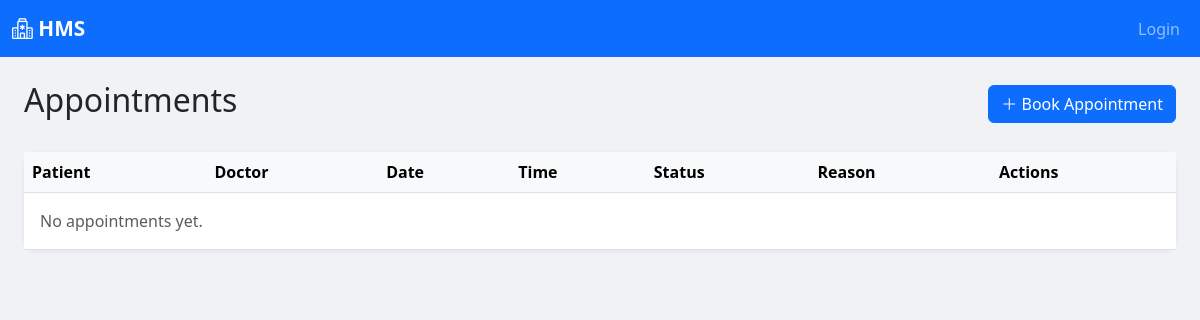
The app's page /appointments/, older data.
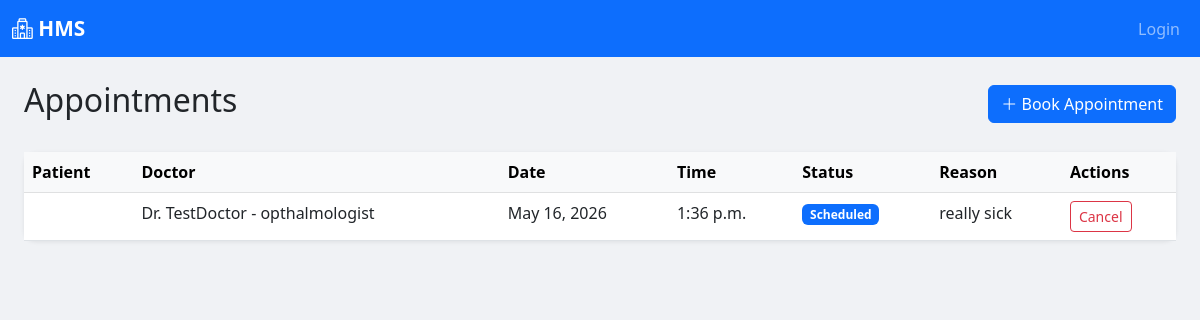
The same page, newer data.
### appointments/models.py (models this page shows, shortened)
class Appointment(models.Model):
    STATUS_CHOICES = [
        ('scheduled', 'Scheduled'),
        ('completed', 'Completed'),
        ('cancelled', 'Cancelled'),
        ('no_show', 'No Show'),
    ]
    patients = models.ForeignKey(Patient, on_delete=models.CASCADE)
    doctor = models.ForeignKey(Doctor, on_delete=models.CASCADE)
    date = models.DateField()
    time = models.TimeField()
    status = models.CharField(max_length=20, choices=STATUS_CHOICES, default='scheduled')
    reason = models.TextField()
    notes = models.TextField(blank=True)
    created_at = models.DateTimeField(auto_now_add=True)
    class Meta:
        ordering = ['-date', '-time']

### doctors/models.py (models this page shows)
class Doctor(models.Model):
    SHIFT_CHOICES = [
        ('Morning', 'Morning (6am-2pm)'),
        ('Afternoon', 'Afternoon (2pm-10pm)'),
        ('Night', 'Night (10pm-6am)'),
    ]
    name = models.CharField(max_length=100)
    phone_number = models.CharField(max_length=15)
    email = models.EmailField(unique=True)
    license_number = models.CharField(max_length=50, unique=True)
    shift = models.CharField(max_length=20, choices=SHIFT_CHOICES)
    is_available = models.BooleanField(default=True)
    joined_date = models.DateField(auto_now_add=True)
    specialty = models.ForeignKey(
        Specialty,
        on_delete=models.SET_NULL,
        null=True
    )
    qualifications = models.ManyToManyField(Qualification)
    can_prescribe = models.ManyToManyField(Medication)
    def __str__(self):
        return f"{self.name} - {self.specialty}"

class Specialty(models.Model):
    name = models.CharField(max_length=100)
    def __str__(self):
        return self.name

### appointments/views.py (the view)
# urls.py: path('', views.appointment_list, name='appointment_list'),
def appointment_list(request):
    appointments = Appointment.objects.all().select_related('patients', 'doctor')
    return render(request, 'appointments/appointment_list.html', {'appointments': appointments})

### appointments/templates/appointments/appointment_list.html (shortened to what this page needs)
<!DOCTYPE html>
<html lang="en">
<head>
</head>
<body>{% extends 'base.html' %}
{% block content %}
<div class="d-flex justify-content-between align-items-center mb-4">
    <h2>Appointments</h2>
    <a href="/appointments/book/" class="btn btn-primary">
        <i class="bi bi-plus-lg"></i> Book Appointment
    </a>
</div>
<div class="card">
    <div class="card-body p-0">
        <table class="table table-hover mb-0">
            <thead class="table-light">
                <tr><th>Patient</th><th>Doctor</th><th>Date</th><th>Time</th><th>Status</th><th>Reason</th><th>Actions</th></tr>
            </thead>
            <tbody>
                {% for apt in appointments %}
                <tr>
                    <td>{{ apt.patient }}</td>
                    <td>Dr. {{ apt.doctor }}</td>
                    <td>{{ apt.date }}</td>
                    <td>{{ apt.time }}</td>
                    <td>
                        <span class="badge bg-{% if apt.status == 'scheduled' %}primary{% elif apt.status == 'completed' %}success{% elif apt.status == 'cancelled' %}danger{% else %}secondary{% endif %}">
                            {{ apt.get_status_display }}
                        </span>
                    </td>
                    <td>{{ apt.reason }}</td>
                    <td>
                        {% if apt.status == 'scheduled' %}
                            <a href="/appointments/{{ apt.pk }}/cancel/" class="btn btn-sm btn-outline-danger">Cancel</a>
                        {% endif %}
                    </td>
                </tr>
                {% empty %}
                <tr><td colspan="7" class="text-muted p-3">No appointments yet.</td></tr>
                {% endfor %}
            </tbody>
        </table>
    </div>
</div>
{% endblock %}

Row changes from the older to the newer data that the page shows:
added Appointment: doctor "TestDoctor - opthalmologist", date "May 16, 2026", time "1:36 p.m.", status "Scheduled", reason "really sick"
Text that changed along with them:
text no longer shown: "No appointments yet."
